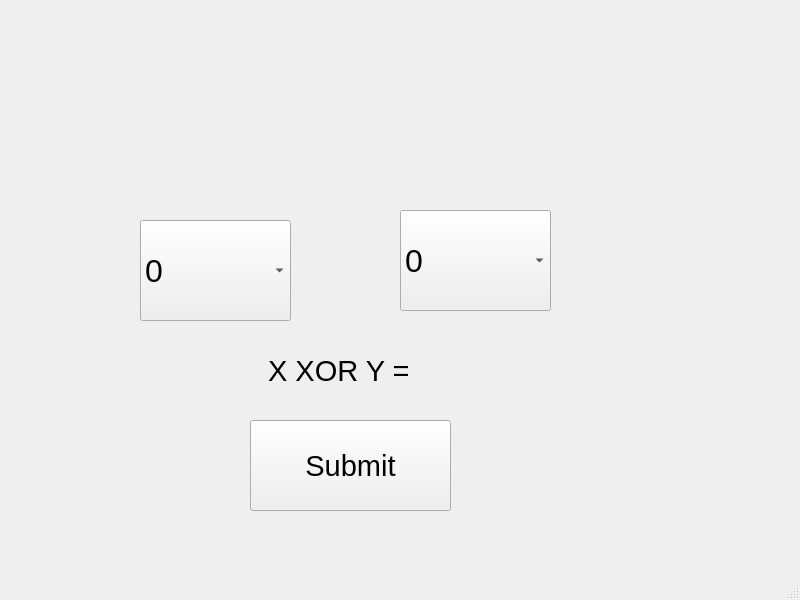
<?xml version="1.0" encoding="UTF-8"?>
<ui version="4.0">
 <class>MainWindow</class>
 <widget class="QMainWindow" name="MainWindow">
  <property name="geometry">
   <rect>
    <x>0</x>
    <y>0</y>
    <width>800</width>
    <height>600</height>
   </rect>
  </property>
  <property name="windowTitle">
   <string>MainWindow</string>
  </property>
  <widget class="QWidget" name="centralwidget">
   <widget class="QComboBox" name="comboX">
    <property name="geometry">
     <rect>
      <x>140</x>
      <y>220</y>
      <width>151</width>
      <height>101</height>
     </rect>
    </property>
    <property name="font">
     <font>
      <pointsize>24</pointsize>
     </font>
    </property>
    <item>
     <property name="text">
      <string>0</string>
     </property>
    </item>
    <item>
     <property name="text">
      <string>1</string>
     </property>
    </item>
   </widget>
   <widget class="QComboBox" name="comboY">
    <property name="geometry">
     <rect>
      <x>400</x>
      <y>210</y>
      <width>151</width>
      <height>101</height>
     </rect>
    </property>
    <property name="font">
     <font>
      <pointsize>24</pointsize>
     </font>
    </property>
    <item>
     <property name="text">
      <string>0</string>
     </property>
    </item>
    <item>
     <property name="text">
      <string>1</string>
     </property>
    </item>
   </widget>
   <widget class="QPushButton" name="submit">
    <property name="geometry">
     <rect>
      <x>250</x>
      <y>420</y>
      <width>201</width>
      <height>91</height>
     </rect>
    </property>
    <property name="font">
     <font>
      <pointsize>22</pointsize>
     </font>
    </property>
    <property name="text">
     <string>Submit</string>
    </property>
   </widget>
   <widget class="QLabel" name="label">
    <property name="geometry">
     <rect>
      <x>260</x>
      <y>330</y>
      <width>191</width>
      <height>81</height>
     </rect>
    </property>
    <property name="font">
     <font>
      <pointsize>22</pointsize>
     </font>
    </property>
    <property name="text">
     <string> X XOR Y = </string>
    </property>
   </widget>
  </widget>
  <widget class="QMenuBar" name="menubar">
   <property name="geometry">
    <rect>
     <x>0</x>
     <y>0</y>
     <width>800</width>
     <height>21</height>
    </rect>
   </property>
  </widget>
  <widget class="QStatusBar" name="statusbar"/>
 </widget>
 <resources/>
 <connections/>
</ui>
